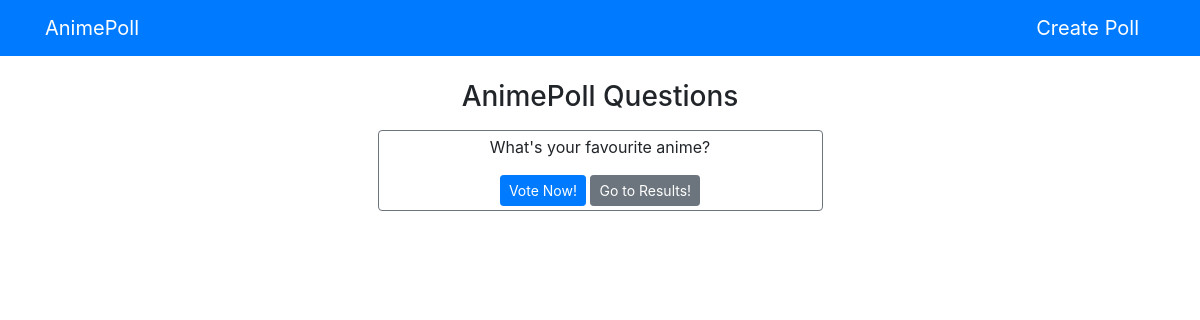
The page /polls/ on the database as committed earlier.
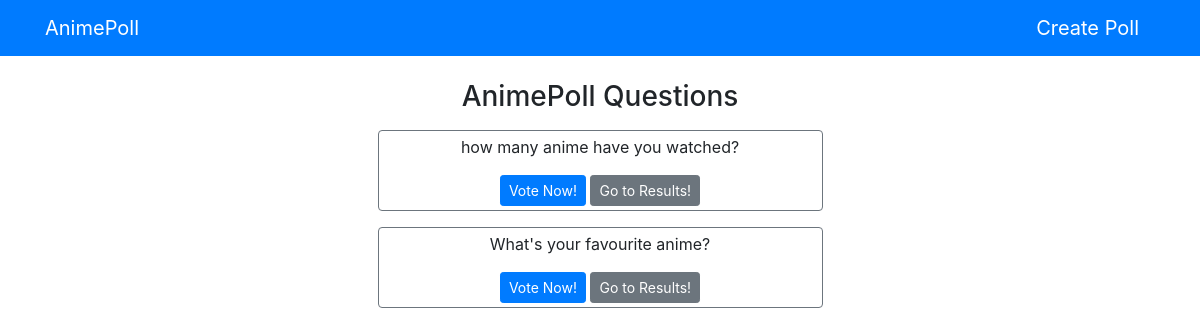
The same page on the database as committed later.
### polls/models.py (models this page shows, shortened)
class Question(models.Model):
    question_text = models.CharField(max_length = 200)
    pub_date = models.DateTimeField("date published",default = datetime.now)

### polls/views.py (the view)
# urls.py: path('',IndexView, name='index'),
def IndexView(request):
    latest_question_list = Question.objects.order_by('-pub_date')
    context = {
        'latest_question_list' : latest_question_list
    }
    return render(request,'polls/index.html', context)

### polls/templates/polls/index.html (shortened to what this page needs)
{% extends "polls/base.html" %}
{% block content %}
<h3 class="text-center mb-3" >AnimePoll Questions</h3>
{% for question in latest_question_list %}
<div class="card border-secondary mb-3 text-center">
  <div class="card-body p-1 ">
    <p class="card-text">{{ question.question_text }}</p>
    <a href="{% url 'polls:detail' question.id %}" class="btn btn-primary btn-sm"> Vote Now!</a>
    <a href="{% url 'polls:results' question.id %}" class="btn btn-secondary btn-sm"> Go to Results!</a>
  </div>
</div>
{% endfor %}
{% endblock %}

Rows that differ between the two databases and show on the page:
added Question: question_text "how many anime have you watched?"
